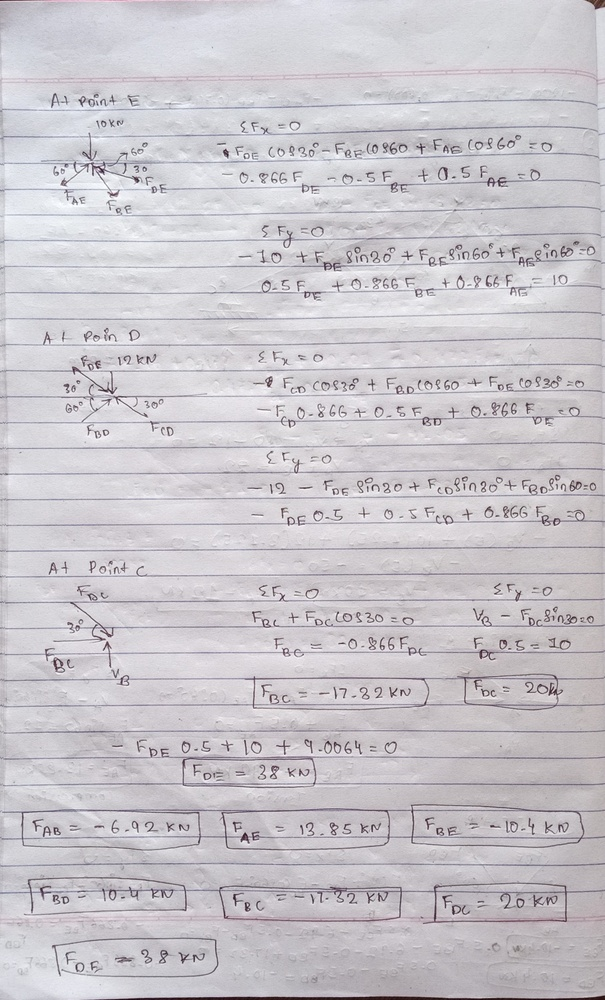
#> input picture image/rs4.jpg, 605 x 1000 px, shrunk from 1752 x 2896 before the run, found by its file name
$ python test1.py
#> lines starting #> are read from the running program, lines starting #| are printed output that depends on the picture; after the words box and inside, x2 and y2 are one past the last pixel; in counts of white or black regions, pixels touching at a corner belong together
import cv2
import numpy as np
import matplotlib.pyplot as plt

# Load the image
image = cv2.imread('rs4.jpg')
#> image is the input picture: shape (1000, 605, 3); mean B, G, R 203.9, 198.4, 201.9

# Preprocess the image
gray = cv2.cvtColor(image, cv2.COLOR_BGR2GRAY)

# Adjust the brightness and contrast
alpha = 1.5 # Contrast control (1.0-3.0)
beta = 0    # Brightness control (0-100)
adjusted = cv2.convertScaleAbs(gray, alpha=alpha, beta=beta)
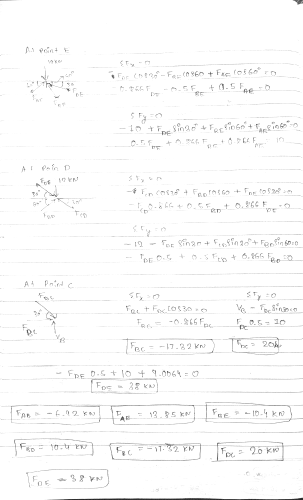
#> adjusted: shape (1000, 605) (shown at 1/2 size); min 18, max 255, mean 250.7

# Apply Gaussian Blur
blurred = cv2.GaussianBlur(adjusted, (5, 5), 0)

# Apply Canny Edge Detection
edged = cv2.Canny(blurred, 50, 150)
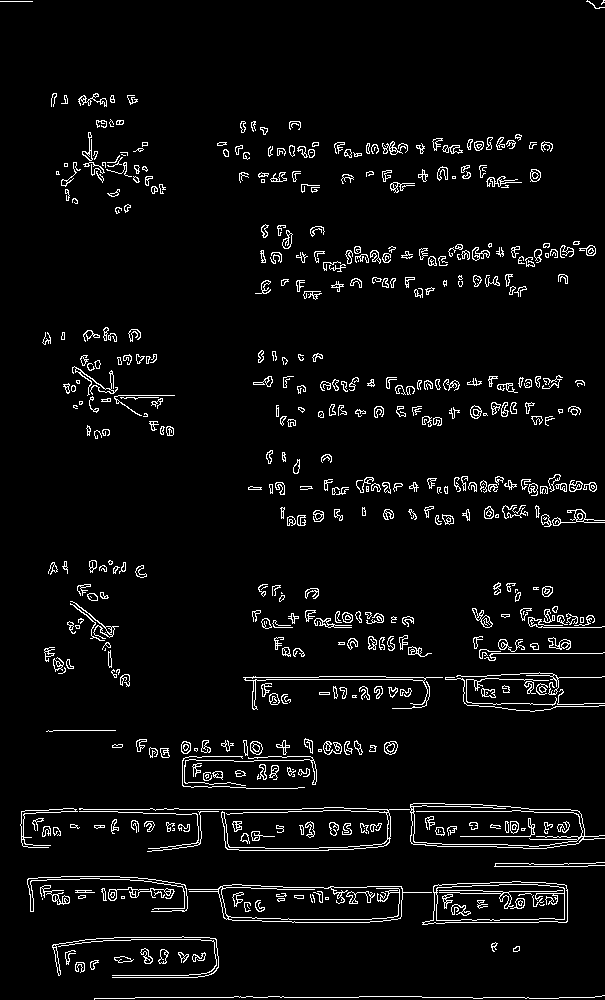
#> edged: shape (1000, 605); 4.5% white in thin lines or dots

# Find contours
contours, _ = cv2.findContours(edged.copy(), cv2.RETR_EXTERNAL, cv2.CHAIN_APPROX_SIMPLE)
#> contours = 483 contours, 226 with area under 20; largest, box (x1, y1, x2, y2) and area: (410, 803, 605, 849) 6837, (188, 884, 432, 923) 6280, (422, 881, 568, 925) 5243, (79, 807, 410, 851) 568, (243, 676, 443, 710) 546
contours = sorted(contours, key=cv2.contourArea, reverse=True)

# Loop over the contours to find the document
doc_contour = None
for contour in contours:
    peri = cv2.arcLength(contour, True)
    approx = cv2.approxPolyDP(contour, 0.02 * peri, True)
    if len(approx) == 4:
        doc_contour = approx
        break
#> this loop made 232 passes
#> (peri, doc_contour) on pass 232: (195.7, [[114, 398], [141, 415], [114, 397], [174, 395]])

# Apply perspective transform
def order_points(pts):
    rect = np.zeros((4, 2), dtype='float32')
    s = pts.sum(axis=1)
#> s = [512, 556, 511, 569]
    rect[0] = pts[np.argmin(s)]
    rect[2] = pts[np.argmax(s)]
    diff = np.diff(pts, axis=1)
#> diff = [284, 274, 283, 221]
    rect[1] = pts[np.argmin(diff)]
    rect[3] = pts[np.argmax(diff)]
    return rect

def four_point_transform(image, pts):
    rect = order_points(pts)
#> rect = [[114, 397], [174, 395], [174, 395], [114, 398]]
    (tl, tr, br, bl) = rect
#> tl = [114, 397]; tr = [174, 395]; br = [174, 395]; bl = [114, 398]
    widthA = np.sqrt(((br[0] - bl[0]) ** 2) + ((br[1] - bl[1]) ** 2))
#> widthA = 60.07
    widthB = np.sqrt(((tr[0] - tl[0]) ** 2) + ((tr[1] - tl[1]) ** 2))
#> widthB = 60.03
    maxWidth = max(int(widthA), int(widthB))
#> maxWidth = 60
    heightA = np.sqrt(((tr[0] - br[0]) ** 2) + ((tr[1] - br[1]) ** 2))
#> heightA = 0
    heightB = np.sqrt(((tl[0] - bl[0]) ** 2) + ((tl[1] - bl[1]) ** 2))
#> heightB = 1
    maxHeight = max(int(heightA), int(heightB))
#> maxHeight = 1
    dst = np.array([
        [0, 0],
        [maxWidth - 1, 0],
        [maxWidth - 1, maxHeight - 1],
        [0, maxHeight - 1]], dtype='float32')
#> dst = [[0, 0], [59, 0], [59, 0], [0, 0]]
    M = cv2.getPerspectiveTransform(rect, dst)
#> M = [[0.00876, 9.69e-13, -0.999], [0, 0, 0], [-2.16e-05, 0.000145, -0.0446]]
    warped = cv2.warpPerspective(image, M, (maxWidth, maxHeight))
#> warped = 60 rows, first 8: [60, 49, 75], [60, 49, 75], [60, 49, 75], [60, 49, 75], [60, 49, 75], [60, 49, 75], [60, 49, 75], [60, 49, 75]
    return warped

if doc_contour is not None:
    warped = four_point_transform(image, doc_contour.reshape(4, 2))
    warped_gray = cv2.cvtColor(warped, cv2.COLOR_BGR2GRAY)

    # Apply adaptive threshold to get binary image
    thresh = cv2.adaptiveThreshold(gray, 255, cv2.ADAPTIVE_THRESH_GAUSSIAN_C, cv2.THRESH_BINARY, 11, 2)
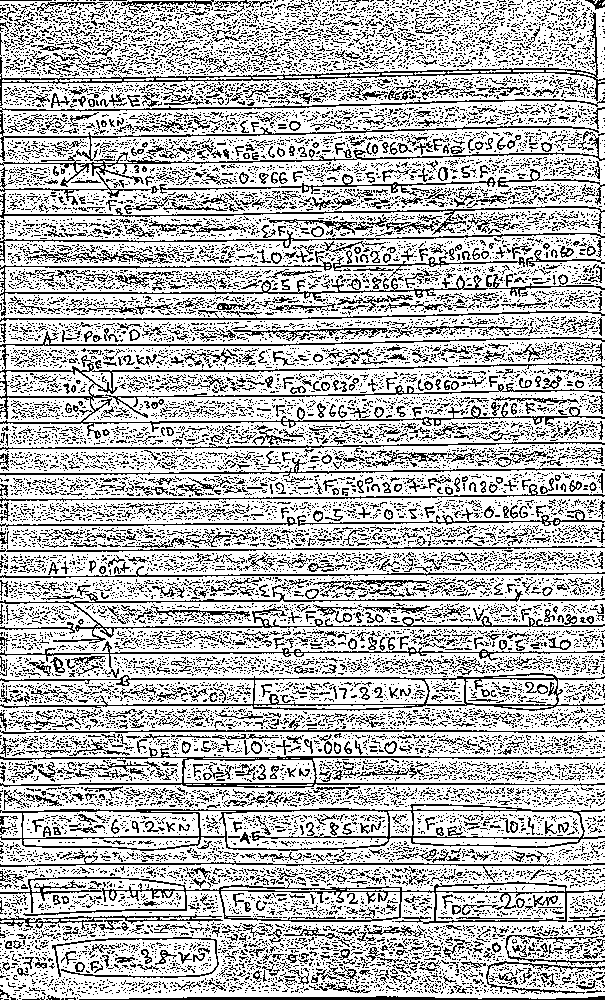
#> thresh: shape (1000, 605); 72.2% white; black in thin lines or dots

    # Apply bitwise_not to invert the image
    thresh = cv2.bitwise_not(thresh)
#> thresh: shape (1000, 605); 27.8% white in thin lines or dots

    # Display the result using matplotlib
    plt.figure(figsize=(10, 8))
    plt.imshow(thresh, cmap='gray')
    plt.title('Scanned Image')
    plt.axis('off')
    plt.show()
else:
    print("Document contour not found")

$ run again, with image/rs2.jpg copied over image/rs4.jpg
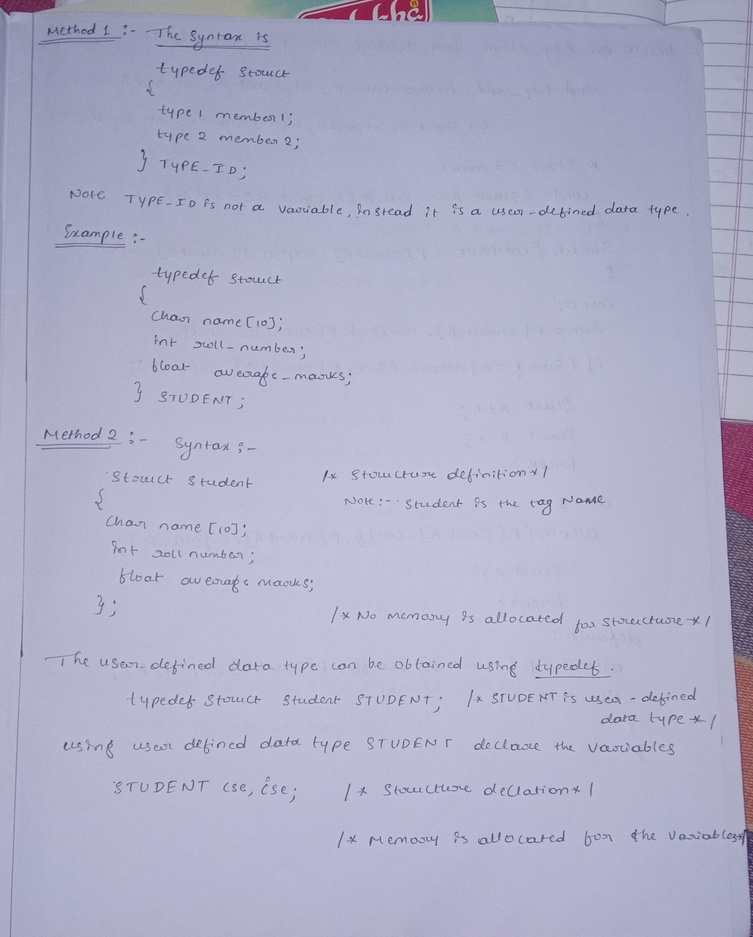
#> input picture image/rs2.jpg, 753 x 937 px, shrunk from 2148 x 2670 before the run, found by its file name
#> image is the input picture: shape (937, 753, 3); mean B, G, R 199.6, 174.8, 174.6
#> `edged = cv2.Canny(blurred, 50, 150)`:
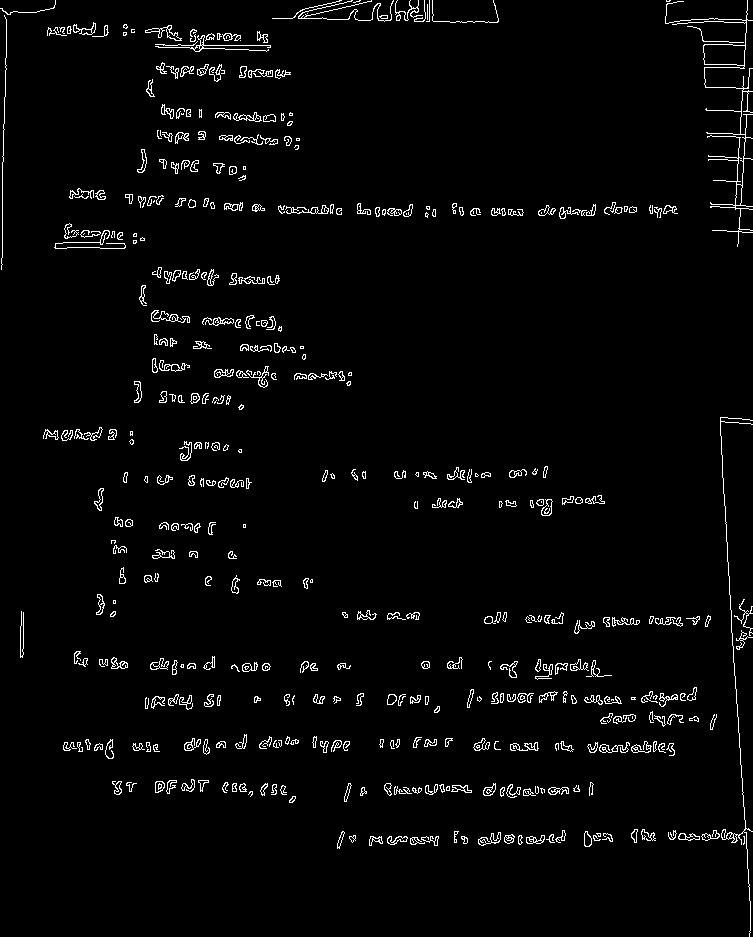
#> edged: shape (937, 753); 2.8% white in thin lines or dots
#> contours = 445 contours, 216 with area under 20; largest, box (x1, y1, x2, y2) and area: (665, 0, 753, 247) 972, (145, 25, 182, 41) 151, (541, 499, 553, 516) 116, (233, 112, 262, 122) 114, (73, 22, 96, 35) 114
#> the loop `for contour in contours:` made 352 passes
#> (peri, doc_contour) on pass 352: (10, [[113, 600], [113, 603], [115, 603], [115, 600]])
#> s = [713, 716, 718, 715]
#> diff = [487, 490, 488, 485]
#> rect = [[113, 600], [115, 600], [115, 603], [113, 603]]
#> tl = [113, 600]; tr = [115, 600]; br = [115, 603]; bl = [113, 603]
#> widthA = 2
#> heightA = 3
#> dst = [[0, 0], [1, 0], [1, 2], [0, 2]]
#> M = [[0.5, 2.98e-17, -56.5], [-9.89e-15, 0.667, -400], [2.22e-16, 2.78e-17, 1]]
#> warped_gray = [[177, 185], [148, 155], [179, 164]]
#> `thresh = cv2.adaptiveThreshold(gray, 255, cv2.ADAPTIVE_THRESH_GAUSSIAN..`:
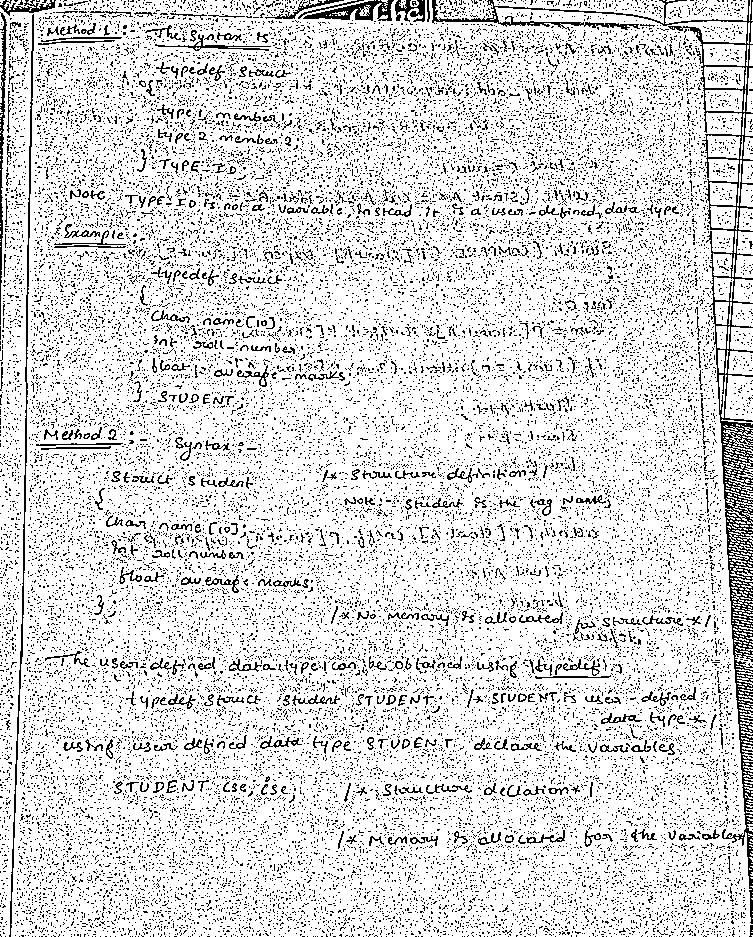
#> thresh: shape (937, 753); 85.5% white; black in thin lines or dots

$ run again, with image/rs5.jpg copied over image/rs4.jpg
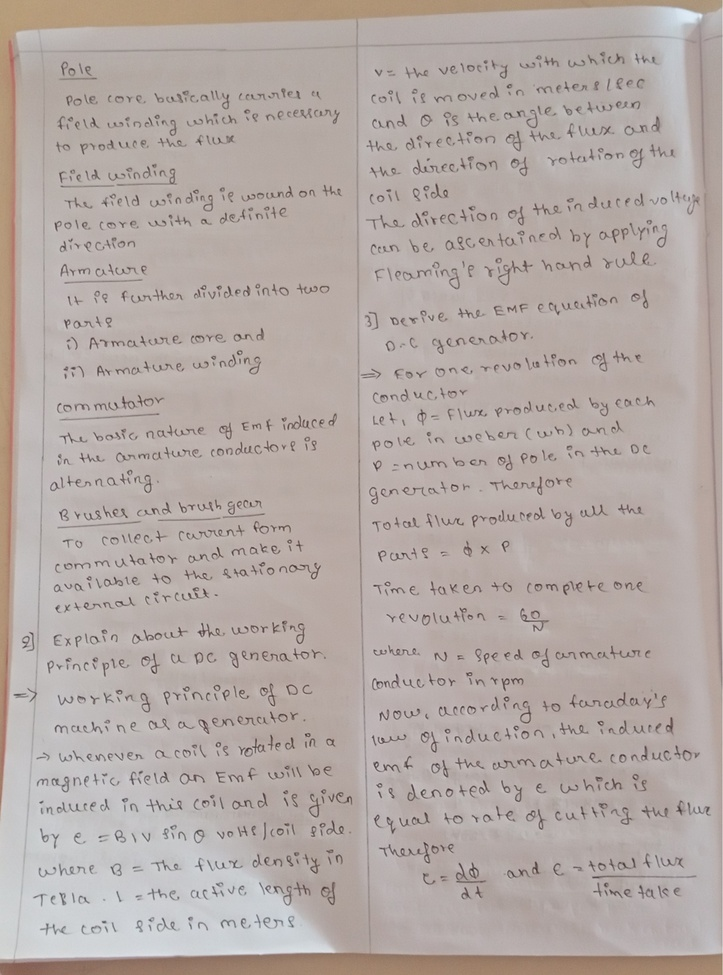
#> input picture image/rs5.jpg, 723 x 975 px, shrunk from 1920 x 2589 before the run, found by its file name
#> image is the input picture: shape (975, 723, 3); mean B, G, R 165.2, 169.5, 180.2
#> `edged = cv2.Canny(blurred, 50, 150)`:
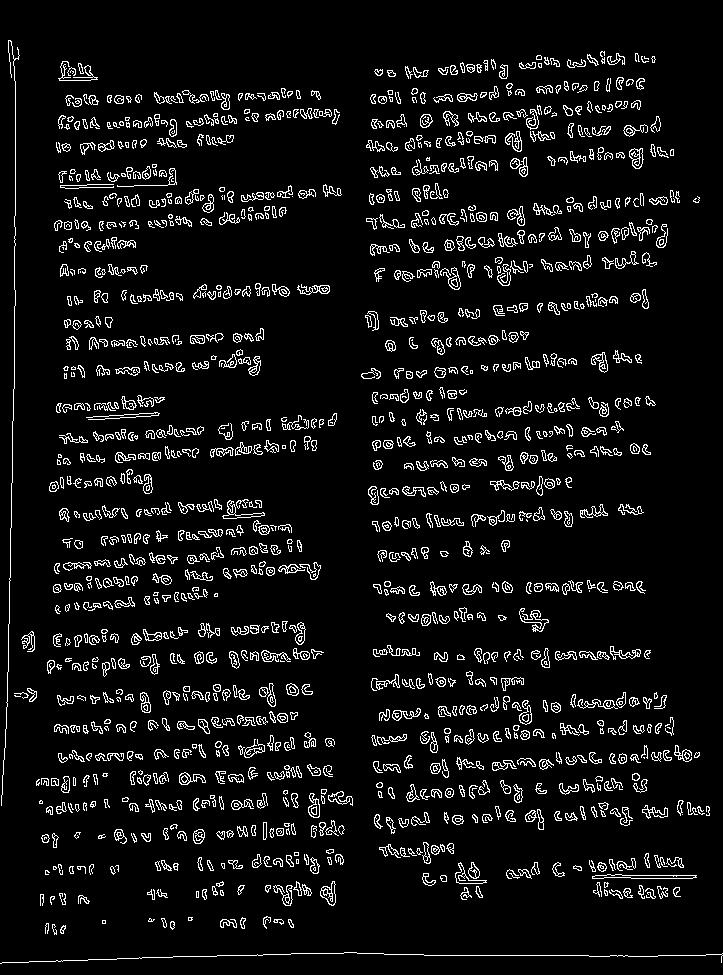
#> edged: shape (975, 723); 6.9% white in thin lines or dots
#> contours = 1291 contours, 600 with area under 20; largest, box (x1, y1, x2, y2) and area: (592, 874, 697, 879) 289, (320, 881, 336, 906) 216, (222, 500, 265, 519) 205, (629, 148, 644, 169) 204, (455, 862, 487, 884) 200
#> the loop `for contour in contours:` made 834 passes
#> (peri, doc_contour) on pass 834: (16, [[196, 891], [196, 897], [198, 897], [198, 891]])
#> s = [1087, 1093, 1095, 1089]
#> diff = [695, 701, 699, 693]
#> rect = [[196, 891], [198, 891], [198, 897], [196, 897]]
#> tl = [196, 891]; tr = [198, 891]; br = [198, 897]; bl = [196, 897]
#> widthA = 2
#> heightA = 6
#> dst = [[0, 0], [1, 0], [1, 5], [0, 5]]
#> M = [[0.5, -1.11e-17, -98], [1.72e-14, 0.833, -742.5], [0, -9.25e-18, 1]]
#> warped_gray = [[172, 173], [166, 156], [179, 167], [171, 177], [153, 157], [185, 130]]
#> `thresh = cv2.adaptiveThreshold(gray, 255, cv2.ADAPTIVE_THRESH_GAUSSIAN..`:
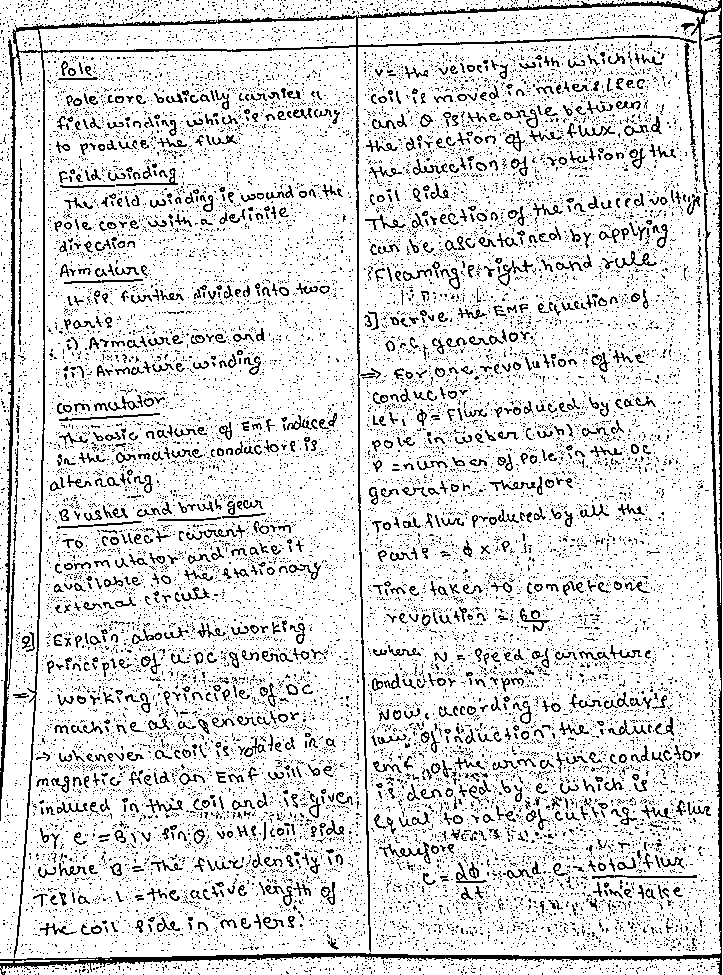
#> thresh: shape (975, 723); 85.8% white; black in thin lines or dots
